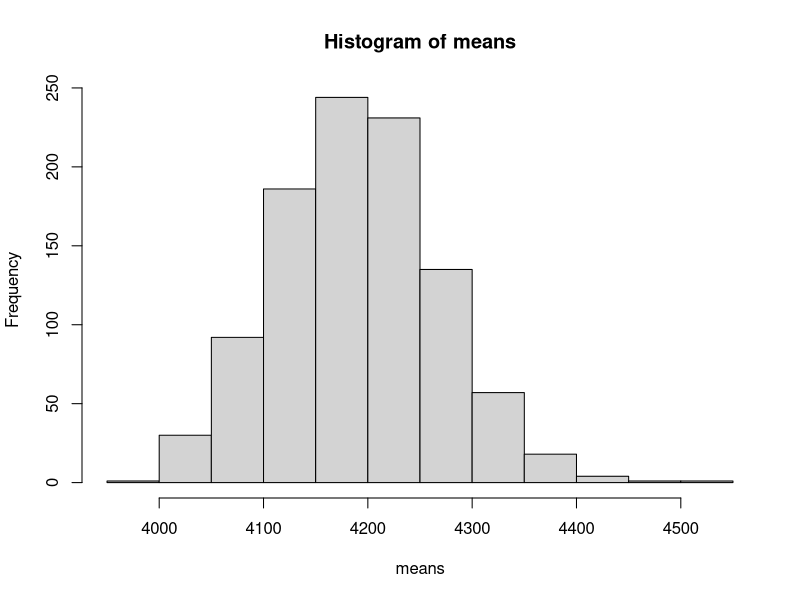

Here is the R script that generated this plot: (Note: this script raises an error after producing the figure.)
# Week 10 - Functions
# Elena & Willa
# 11/2/21

#### Load libraries and set options ####
library(tidyverse)
# options(stringsAsFactors = FALSE)



#### Let's make some functions! ####

# Let's use bootstrapping to estimate how much the mean body mass varies between
# samples of penguins (standard error of the mean - SEM)

# Load data
penguins <- read.csv("../data/penguins_clean.csv") # (Note: only 2008 sample)


# Here is what we did before:

# Sample our sample size (101) 1000 times!

# Vector to keep track of the sample means
means <- c()
for(i in 1:1000) {
  # 1) Create a resampled data set, sample WITH REPLACEMENT
  p.resampled <- penguins %>%
    sample_n(nrow(penguins), replace = T)
  
  # 2) Calculate the mean of body mass and save it
  means[i] <- mean(p.resampled$body_mass_g)
  
}

# Plot our means
hist(means)
sd(means)



# How could we make these steps more "flexible"?













# Let's make our sample size and num_samples more flexible!






# Now, let's take this one step even further in making this flexible by making
# it into a function called bootstrap_bodyMass





# Let's add some additional functionality to our function.
# Let's make it so we can set a seed that we want it to use so that we (and
# others) can replicate our results.





# But what if I don't always want to pass it a seed? Right now, if I don't pass
# it a seed, the entire function doesn't work! We've added flexibility, but
# we've also removed some at the same time...

# To solve this problem, we can set a default value for an argument! This allows
# us to make an argument optional, and only if we pass something as an argument
# in the function will it override the default.

# Let's make the default value NA because if we don't specifically set a seed,
# we don't want there to be one, and we will just let R use the default seed. We
# will also need to make some changes to the body of our function to fully
# incorporate the change.









# What other parts of this function would we want to make more flexible?










# Maybe I don't only want to find the bootstrapped error of body_mass_g. Perhaps
# I want the flexibility to find any of the variables I have!






# ^^ should give us the same as what we got before with the _bodyMass function!
means <- bootstrap_bodyMass(100, 1000, 1234)
hist(means)

# It does!


# Let's try it with another variable, bill_length_mm



# Does this make sense? Let's check the original data:
mean(penguins$bill_length_mm)
mean(means)

sd(penguins$bill_length_mm) / sqrt(nrow(penguins))
sd(means)
# ^^ Looks good!



# What if we wanted to do it with a different data set?
# Load more data
baby <- read.csv("../data/brainwavebabydata.csv")
happiness <- read.csv("../data/world-happiness_2020.csv")









# ^^ should give us the same as what we got before with the _penguins function!
means <- bootstrap_penguins("body_mass_g", 100, 1000, 1234)
hist(means, main = "body_mass_g")

# It does!


# Now, try it with another data set and variable. Then we will do some together.









# If I were writing this function for my work, I would TEST TEST TEST! We would
# need to make sure that everything is working properly!






# Now that we have a working function, next thing is to DOCUMENT it so that we can easily share it with others!
# The most important things to document about a function are 3-fold:
# 1) What it does
# 2) What its arguments are (both the type and what it is/what purpose it serves)
# 3) What it returns

# Let's do this documentation for our bootstrap_SEM function














#### Good resources about functions ####
# Basic intro to functions:
# https://swcarpentry.github.io/r-novice-inflammation/02-func-R/

# Intro to roxygen2 for more formally documenting functions that you make:
# https://combine-australia.github.io/r-pkg-dev/documenting-functions.html


